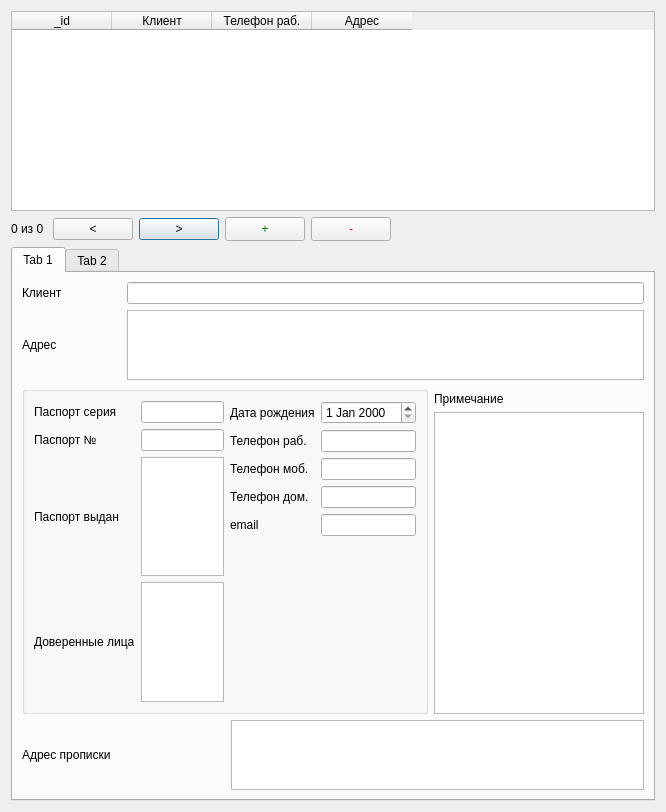
<?xml version="1.0" encoding="UTF-8"?>
<ui version="4.0">
 <class>ClientsEdit</class>
 <widget class="QDialog" name="ClientsEdit">
  <property name="geometry">
   <rect>
    <x>0</x>
    <y>0</y>
    <width>666</width>
    <height>812</height>
   </rect>
  </property>
  <property name="windowTitle">
   <string>Dialog</string>
  </property>
  <layout class="QGridLayout" name="gridLayout">
   <item row="1" column="0">
    <layout class="QHBoxLayout" name="horizontalLayout">
     <item>
      <widget class="QLabel" name="browserLabel">
       <property name="text">
        <string>0 из 0 </string>
       </property>
      </widget>
     </item>
     <item>
      <layout class="QGridLayout" name="gridLayout_9">
       <item row="0" column="1">
        <widget class="QPushButton" name="plusOffset">
         <property name="sizePolicy">
          <sizepolicy hsizetype="Minimum" vsizetype="Fixed">
           <horstretch>0</horstretch>
           <verstretch>0</verstretch>
          </sizepolicy>
         </property>
         <property name="text">
          <string>&gt;</string>
         </property>
        </widget>
       </item>
       <item row="0" column="4">
        <spacer name="horizontalSpacer">
         <property name="orientation">
          <enum>Qt::Horizontal</enum>
         </property>
         <property name="sizeHint" stdset="0">
          <size>
           <width>40</width>
           <height>20</height>
          </size>
         </property>
        </spacer>
       </item>
       <item row="0" column="2">
        <widget class="QPushButton" name="addClient">
         <property name="minimumSize">
          <size>
           <width>0</width>
           <height>24</height>
          </size>
         </property>
         <property name="styleSheet">
          <string notr="true">color: green;</string>
         </property>
         <property name="text">
          <string>+</string>
         </property>
        </widget>
       </item>
       <item row="0" column="3">
        <widget class="QPushButton" name="removeClient">
         <property name="minimumSize">
          <size>
           <width>0</width>
           <height>24</height>
          </size>
         </property>
         <property name="styleSheet">
          <string notr="true">color: red;</string>
         </property>
         <property name="text">
          <string>-</string>
         </property>
        </widget>
       </item>
       <item row="0" column="0">
        <widget class="QPushButton" name="minusOffset">
         <property name="text">
          <string>&lt;</string>
         </property>
        </widget>
       </item>
      </layout>
     </item>
    </layout>
   </item>
   <item row="2" column="0">
    <layout class="QGridLayout" name="gridInput">
     <item row="0" column="0">
      <widget class="QTabWidget" name="tabWidget">
       <property name="sizePolicy">
        <sizepolicy hsizetype="Expanding" vsizetype="Expanding">
         <horstretch>9</horstretch>
         <verstretch>0</verstretch>
        </sizepolicy>
       </property>
       <property name="minimumSize">
        <size>
         <width>0</width>
         <height>0</height>
        </size>
       </property>
       <property name="maximumSize">
        <size>
         <width>16777215</width>
         <height>16777215</height>
        </size>
       </property>
       <property name="currentIndex">
        <number>0</number>
       </property>
       <widget class="QWidget" name="tab">
        <attribute name="title">
         <string>Tab 1</string>
        </attribute>
        <layout class="QGridLayout" name="gridLayout_4">
         <item row="0" column="0">
          <widget class="QLabel" name="label_2">
           <property name="text">
            <string>Клиент</string>
           </property>
          </widget>
         </item>
         <item row="0" column="1" colspan="4">
          <widget class="QLineEdit" name="clientName"/>
         </item>
         <item row="1" column="0">
          <widget class="QLabel" name="label_3">
           <property name="text">
            <string>Адрес</string>
           </property>
          </widget>
         </item>
         <item row="1" column="1" colspan="4">
          <widget class="QTextEdit" name="address"/>
         </item>
         <item row="2" column="0" rowspan="3" colspan="4">
          <widget class="QGroupBox" name="groupBox_2">
           <property name="title">
            <string/>
           </property>
           <layout class="QGridLayout" name="gridLayout_3">
            <item row="0" column="0">
             <layout class="QGridLayout" name="gridLayout_2">
              <item row="0" column="0">
               <widget class="QLabel" name="label_4">
                <property name="text">
                 <string>Паспорт серия</string>
                </property>
               </widget>
              </item>
              <item row="0" column="1">
               <widget class="QLineEdit" name="passportSeries"/>
              </item>
              <item row="2" column="1">
               <widget class="QTextEdit" name="whoGivePassport"/>
              </item>
              <item row="1" column="1">
               <widget class="QLineEdit" name="passportNum"/>
              </item>
              <item row="3" column="0">
               <widget class="QLabel" name="label_11">
                <property name="text">
                 <string>Доверенные лица</string>
                </property>
               </widget>
              </item>
              <item row="3" column="1">
               <widget class="QTextEdit" name="proxies"/>
              </item>
              <item row="1" column="0">
               <widget class="QLabel" name="label_6">
                <property name="text">
                 <string>Паспорт №</string>
                </property>
               </widget>
              </item>
              <item row="2" column="0">
               <widget class="QLabel" name="label_10">
                <property name="text">
                 <string>Паспорт выдан</string>
                </property>
               </widget>
              </item>
             </layout>
            </item>
            <item row="0" column="1">
             <layout class="QFormLayout" name="formLayout">
              <item row="0" column="0">
               <widget class="QLabel" name="label_5">
                <property name="text">
                 <string>Дата рождения</string>
                </property>
               </widget>
              </item>
              <item row="0" column="1">
               <widget class="QDateEdit" name="birdday"/>
              </item>
              <item row="1" column="0">
               <widget class="QLabel" name="label_7">
                <property name="text">
                 <string>Телефон раб.</string>
                </property>
               </widget>
              </item>
              <item row="1" column="1">
               <widget class="QLineEdit" name="phoneWork"/>
              </item>
              <item row="2" column="0">
               <widget class="QLabel" name="label_8">
                <property name="text">
                 <string>Телефон моб.</string>
                </property>
               </widget>
              </item>
              <item row="2" column="1">
               <widget class="QLineEdit" name="phone"/>
              </item>
              <item row="3" column="0">
               <widget class="QLabel" name="label_9">
                <property name="text">
                 <string>Телефон дом.</string>
                </property>
               </widget>
              </item>
              <item row="3" column="1">
               <widget class="QLineEdit" name="phoneHome"/>
              </item>
              <item row="4" column="0">
               <widget class="QLabel" name="label_13">
                <property name="text">
                 <string>email</string>
                </property>
               </widget>
              </item>
              <item row="4" column="1">
               <widget class="QLineEdit" name="email"/>
              </item>
             </layout>
            </item>
           </layout>
          </widget>
         </item>
         <item row="4" column="4">
          <widget class="QTextEdit" name="description"/>
         </item>
         <item row="5" column="0" colspan="2">
          <widget class="QLabel" name="label_12">
           <property name="text">
            <string>Адрес прописки</string>
           </property>
          </widget>
         </item>
         <item row="5" column="2" colspan="3">
          <widget class="QTextEdit" name="addressLive"/>
         </item>
         <item row="3" column="4">
          <widget class="QLabel" name="label_14">
           <property name="text">
            <string>Примечание</string>
           </property>
          </widget>
         </item>
        </layout>
       </widget>
       <widget class="QWidget" name="tab_2">
        <attribute name="title">
         <string>Tab 2</string>
        </attribute>
        <layout class="QGridLayout" name="gridLayout_7">
         <item row="1" column="1">
          <widget class="QLabel" name="label_26">
           <property name="text">
            <string>Примечание</string>
           </property>
          </widget>
         </item>
         <item row="2" column="1">
          <widget class="QTextEdit" name="description2"/>
         </item>
         <item row="1" column="0" rowspan="2">
          <widget class="QGroupBox" name="groupBox_3">
           <property name="title">
            <string/>
           </property>
           <layout class="QGridLayout" name="gridLayout_5">
            <item row="0" column="1">
             <layout class="QFormLayout" name="formLayout_2">
              <item row="0" column="0">
               <widget class="QLabel" name="label_21">
                <property name="text">
                 <string>ИНН</string>
                </property>
               </widget>
              </item>
              <item row="1" column="0">
               <widget class="QLabel" name="label_22">
                <property name="text">
                 <string>КПП</string>
                </property>
               </widget>
              </item>
              <item row="1" column="1">
               <widget class="QLineEdit" name="CPP"/>
              </item>
              <item row="2" column="0">
               <widget class="QLabel" name="label_23">
                <property name="text">
                 <string>ОГРН</string>
                </property>
               </widget>
              </item>
              <item row="2" column="1">
               <widget class="QLineEdit" name="MSRN"/>
              </item>
              <item row="3" column="0">
               <widget class="QLabel" name="label_24">
                <property name="text">
                 <string>Дата ОГРН</string>
                </property>
               </widget>
              </item>
              <item row="4" column="0">
               <widget class="QLabel" name="label_28">
                <property name="text">
                 <string>Телефон раб.</string>
                </property>
               </widget>
              </item>
              <item row="4" column="1">
               <widget class="QLineEdit" name="phoneWork2"/>
              </item>
              <item row="5" column="0">
               <widget class="QLabel" name="label_25">
                <property name="text">
                 <string>Телефон моб.</string>
                </property>
               </widget>
              </item>
              <item row="5" column="1">
               <widget class="QLineEdit" name="phone2"/>
              </item>
              <item row="0" column="1">
               <widget class="QLineEdit" name="TIN"/>
              </item>
              <item row="3" column="1">
               <widget class="QDateEdit" name="MSRNDate"/>
              </item>
              <item row="6" column="0">
               <widget class="QLabel" name="label_33">
                <property name="text">
                 <string>Факс</string>
                </property>
               </widget>
              </item>
              <item row="7" column="0">
               <widget class="QLabel" name="label_34">
                <property name="text">
                 <string>email</string>
                </property>
               </widget>
              </item>
              <item row="6" column="1">
               <widget class="QLineEdit" name="FAX"/>
              </item>
              <item row="7" column="1">
               <widget class="QLineEdit" name="email2"/>
              </item>
             </layout>
            </item>
            <item row="0" column="0">
             <layout class="QGridLayout" name="gridLayout_6">
              <item row="7" column="0">
               <widget class="QLabel" name="label_31">
                <property name="text">
                 <string>Реквизиты корресподента</string>
                </property>
               </widget>
              </item>
              <item row="2" column="0">
               <widget class="QLabel" name="label_20">
                <property name="text">
                 <string>Расч. счет</string>
                </property>
               </widget>
              </item>
              <item row="4" column="1">
               <widget class="QLineEdit" name="correspondentAccount"/>
              </item>
              <item row="0" column="0">
               <widget class="QLabel" name="label_17">
                <property name="text">
                 <string>ФИО руковод.</string>
                </property>
               </widget>
              </item>
              <item row="6" column="0">
               <widget class="QLabel" name="label_30">
                <property name="text">
                 <string>Адрес банка</string>
                </property>
               </widget>
              </item>
              <item row="1" column="0">
               <widget class="QLabel" name="label_19">
                <property name="text">
                 <string>Должность рук.</string>
                </property>
               </widget>
              </item>
              <item row="5" column="0">
               <widget class="QLabel" name="label_15">
                <property name="text">
                 <string>БИК</string>
                </property>
               </widget>
              </item>
              <item row="1" column="1">
               <widget class="QLineEdit" name="postLead"/>
              </item>
              <item row="0" column="1">
               <widget class="QLineEdit" name="fullnameLead"/>
              </item>
              <item row="4" column="0">
               <widget class="QLabel" name="label_29">
                <property name="text">
                 <string>Корр. счет</string>
                </property>
               </widget>
              </item>
              <item row="3" column="0">
               <widget class="QLabel" name="label_18">
                <property name="text">
                 <string>Банк</string>
                </property>
               </widget>
              </item>
              <item row="2" column="1">
               <widget class="QLineEdit" name="checkingAccount"/>
              </item>
              <item row="3" column="1">
               <widget class="QLineEdit" name="bank"/>
              </item>
              <item row="8" column="0">
               <widget class="QLabel" name="label_32">
                <property name="text">
                 <string>Доверенные лица</string>
                </property>
               </widget>
              </item>
              <item row="8" column="1">
               <widget class="QTextEdit" name="proxies2"/>
              </item>
              <item row="7" column="1">
               <widget class="QTextEdit" name="correspondentRequisites"/>
              </item>
              <item row="6" column="1">
               <widget class="QLineEdit" name="bankAddress"/>
              </item>
              <item row="5" column="1">
               <widget class="QLineEdit" name="BIK"/>
              </item>
             </layout>
            </item>
           </layout>
          </widget>
         </item>
         <item row="0" column="0" colspan="2">
          <layout class="QFormLayout" name="formLayout_4">
           <item row="0" column="1">
            <widget class="QLineEdit" name="clientName2"/>
           </item>
           <item row="1" column="0">
            <widget class="QLabel" name="label_16">
             <property name="text">
              <string>Адрес</string>
             </property>
            </widget>
           </item>
           <item row="1" column="1">
            <widget class="QTextEdit" name="address2"/>
           </item>
           <item row="0" column="0">
            <widget class="QLabel" name="label_27">
             <property name="text">
              <string>Клиент</string>
             </property>
            </widget>
           </item>
          </layout>
         </item>
        </layout>
       </widget>
      </widget>
     </item>
    </layout>
   </item>
   <item row="0" column="0">
    <layout class="QGridLayout" name="gridViewTable">
     <item row="0" column="0">
      <widget class="QTableWidget" name="tableWidget">
       <property name="minimumSize">
        <size>
         <width>0</width>
         <height>200</height>
        </size>
       </property>
       <property name="styleSheet">
        <string notr="true"/>
       </property>
       <property name="editTriggers">
        <set>QAbstractItemView::NoEditTriggers</set>
       </property>
       <property name="sortingEnabled">
        <bool>true</bool>
       </property>
       <column>
        <property name="text">
         <string>_id</string>
        </property>
       </column>
       <column>
        <property name="text">
         <string>Клиент</string>
        </property>
       </column>
       <column>
        <property name="text">
         <string>Телефон раб.</string>
        </property>
       </column>
       <column>
        <property name="text">
         <string>Адрес</string>
        </property>
       </column>
      </widget>
     </item>
    </layout>
   </item>
  </layout>
 </widget>
 <resources/>
 <connections/>
</ui>
